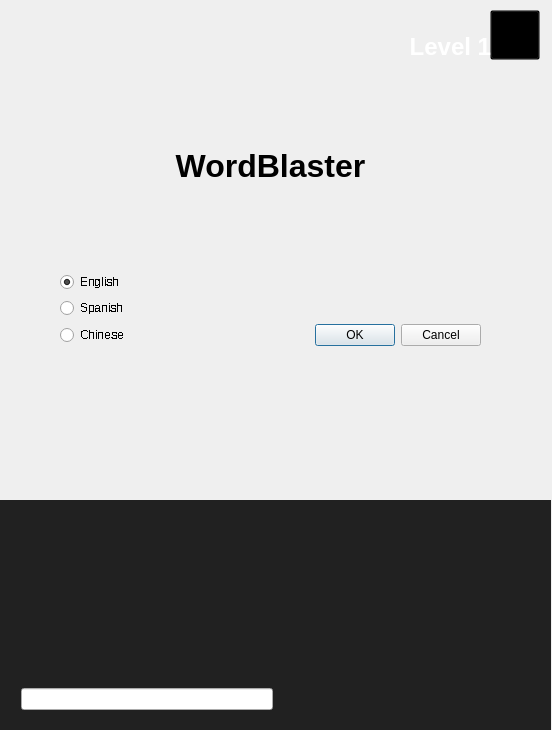
<?xml version="1.0" encoding="UTF-8"?>
<ui version="4.0">
 <class>MainWindow</class>
 <widget class="QMainWindow" name="MainWindow">
  <property name="geometry">
   <rect>
    <x>0</x>
    <y>0</y>
    <width>552</width>
    <height>730</height>
   </rect>
  </property>
  <property name="windowTitle">
   <string>MainWindow</string>
  </property>
  <widget class="QWidget" name="centralWidget">
   <widget class="QWidget" name="gridWidget" native="true">
    <property name="enabled">
     <bool>true</bool>
    </property>
    <property name="geometry">
     <rect>
      <x>30</x>
      <y>100</y>
      <width>481</width>
      <height>261</height>
     </rect>
    </property>
    <property name="font">
     <font>
      <weight>50</weight>
      <italic>false</italic>
      <bold>false</bold>
     </font>
    </property>
    <property name="autoFillBackground">
     <bool>false</bool>
    </property>
    <property name="styleSheet">
     <string notr="true">#gridWidget { border-image: url(Resources/Images/menuBackground.png) 0 0 0 0 stretch stretch; }</string>
    </property>
    <layout class="QVBoxLayout" name="menuContainer">
     <property name="leftMargin">
      <number>30</number>
     </property>
     <property name="topMargin">
      <number>0</number>
     </property>
     <property name="rightMargin">
      <number>30</number>
     </property>
     <property name="bottomMargin">
      <number>15</number>
     </property>
     <item>
      <layout class="QHBoxLayout" name="menuTitleLayout">
       <property name="spacing">
        <number>0</number>
       </property>
       <property name="topMargin">
        <number>0</number>
       </property>
       <property name="rightMargin">
        <number>0</number>
       </property>
       <item>
        <widget class="QWidget" name="menuTitleContainer" native="true">
         <widget class="QLabel" name="menuLabel">
          <property name="enabled">
           <bool>true</bool>
          </property>
          <property name="geometry">
           <rect>
            <x>0</x>
            <y>10</y>
            <width>421</width>
            <height>111</height>
           </rect>
          </property>
          <property name="baseSize">
           <size>
            <width>0</width>
            <height>0</height>
           </size>
          </property>
          <property name="font">
           <font>
            <pointsize>24</pointsize>
            <weight>75</weight>
            <italic>false</italic>
            <bold>true</bold>
            <underline>false</underline>
            <strikeout>false</strikeout>
            <kerning>true</kerning>
           </font>
          </property>
          <property name="autoFillBackground">
           <bool>false</bool>
          </property>
          <property name="styleSheet">
           <string notr="true"/>
          </property>
          <property name="text">
           <string>WordBlaster</string>
          </property>
          <property name="alignment">
           <set>Qt::AlignCenter</set>
          </property>
          <property name="wordWrap">
           <bool>false</bool>
          </property>
          <property name="margin">
           <number>0</number>
          </property>
         </widget>
        </widget>
       </item>
      </layout>
     </item>
     <item>
      <layout class="QGridLayout" name="menuLayout">
       <item row="2" column="0">
        <widget class="QRadioButton" name="chineseButton">
         <property name="font">
          <font>
           <stylestrategy>NoAntialias</stylestrategy>
           <kerning>false</kerning>
          </font>
         </property>
         <property name="text">
          <string>Chinese</string>
         </property>
        </widget>
       </item>
       <item row="0" column="0">
        <widget class="QRadioButton" name="englishButton">
         <property name="sizePolicy">
          <sizepolicy hsizetype="Minimum" vsizetype="Fixed">
           <horstretch>0</horstretch>
           <verstretch>0</verstretch>
          </sizepolicy>
         </property>
         <property name="font">
          <font>
           <stylestrategy>NoAntialias</stylestrategy>
           <kerning>false</kerning>
          </font>
         </property>
         <property name="text">
          <string>English</string>
         </property>
         <property name="checked">
          <bool>true</bool>
         </property>
        </widget>
       </item>
       <item row="1" column="0">
        <widget class="QRadioButton" name="spanishButton">
         <property name="font">
          <font>
           <stylestrategy>NoAntialias</stylestrategy>
           <kerning>false</kerning>
          </font>
         </property>
         <property name="text">
          <string>Spanish</string>
         </property>
        </widget>
       </item>
       <item row="2" column="1">
        <widget class="QDialogButtonBox" name="buttonBox">
         <property name="standardButtons">
          <set>QDialogButtonBox::Cancel|QDialogButtonBox::Ok</set>
         </property>
        </widget>
       </item>
      </layout>
     </item>
    </layout>
   </widget>
   <widget class="QPushButton" name="pauseButton">
    <property name="geometry">
     <rect>
      <x>490</x>
      <y>10</y>
      <width>50</width>
      <height>50</height>
     </rect>
    </property>
    <property name="autoFillBackground">
     <bool>false</bool>
    </property>
    <property name="styleSheet">
     <string notr="true">background-color: transparent;</string>
    </property>
    <property name="text">
     <string/>
    </property>
    <property name="icon">
     <iconset>
      <normaloff>Resources/Images/pause.svg</normaloff>
      <normalon>Resources/Images/play.svg</normalon>Resources/Images/pause.svg</iconset>
    </property>
    <property name="iconSize">
     <size>
      <width>25</width>
      <height>25</height>
     </size>
    </property>
    <property name="checkable">
     <bool>true</bool>
    </property>
    <property name="checked">
     <bool>true</bool>
    </property>
    <property name="default">
     <bool>false</bool>
    </property>
    <property name="flat">
     <bool>true</bool>
    </property>
   </widget>
   <widget class="QWidget" name="wordAreaBackground" native="true">
    <property name="geometry">
     <rect>
      <x>0</x>
      <y>500</y>
      <width>551</width>
      <height>231</height>
     </rect>
    </property>
    <property name="styleSheet">
     <string notr="true">.QWidget
{
background-color: #212121;
border-image: url(Resources/Images/menuBackground.png) 0 0 0 0 stretch stretch;
}</string>
    </property>
    <layout class="QGridLayout" name="gridLayout">
     <item row="0" column="0">
      <layout class="QHBoxLayout" name="layout8">
       <property name="leftMargin">
        <number>10</number>
       </property>
       <property name="topMargin">
        <number>10</number>
       </property>
       <property name="rightMargin">
        <number>10</number>
       </property>
       <property name="bottomMargin">
        <number>10</number>
       </property>
       <item>
        <layout class="QVBoxLayout" name="wordTypeLayout" stretch="0,0">
         <property name="sizeConstraint">
          <enum>QLayout::SetMaximumSize</enum>
         </property>
         <item>
          <layout class="QVBoxLayout" name="wordsLayout">
           <item alignment="Qt::AlignHCenter">
            <widget class="QLabel" name="word0">
             <property name="text">
              <string/>
             </property>
            </widget>
           </item>
           <item alignment="Qt::AlignHCenter">
            <widget class="QLabel" name="word1">
             <property name="text">
              <string/>
             </property>
            </widget>
           </item>
           <item alignment="Qt::AlignHCenter">
            <widget class="QLabel" name="word2">
             <property name="text">
              <string/>
             </property>
            </widget>
           </item>
           <item alignment="Qt::AlignHCenter">
            <widget class="QLabel" name="word3">
             <property name="text">
              <string/>
             </property>
            </widget>
           </item>
          </layout>
         </item>
         <item>
          <widget class="QLineEdit" name="typeWordArea">
           <property name="sizePolicy">
            <sizepolicy hsizetype="Maximum" vsizetype="Fixed">
             <horstretch>0</horstretch>
             <verstretch>0</verstretch>
            </sizepolicy>
           </property>
           <property name="minimumSize">
            <size>
             <width>0</width>
             <height>0</height>
            </size>
           </property>
           <property name="maximumSize">
            <size>
             <width>350</width>
             <height>16777215</height>
            </size>
           </property>
          </widget>
         </item>
        </layout>
       </item>
       <item>
        <layout class="QVBoxLayout" name="scoreLayout">
         <item>
          <widget class="QLabel" name="highScore">
           <property name="sizePolicy">
            <sizepolicy hsizetype="Minimum" vsizetype="Preferred">
             <horstretch>0</horstretch>
             <verstretch>0</verstretch>
            </sizepolicy>
           </property>
           <property name="minimumSize">
            <size>
             <width>100</width>
             <height>0</height>
            </size>
           </property>
           <property name="styleSheet">
            <string notr="true"/>
           </property>
           <property name="text">
            <string/>
           </property>
          </widget>
         </item>
         <item>
          <widget class="QLabel" name="currentScore">
           <property name="sizePolicy">
            <sizepolicy hsizetype="Minimum" vsizetype="Preferred">
             <horstretch>0</horstretch>
             <verstretch>0</verstretch>
            </sizepolicy>
           </property>
           <property name="minimumSize">
            <size>
             <width>100</width>
             <height>0</height>
            </size>
           </property>
           <property name="styleSheet">
            <string notr="true"/>
           </property>
           <property name="text">
            <string/>
           </property>
          </widget>
         </item>
         <item>
          <layout class="QHBoxLayout" name="livesLayout">
           <item alignment="Qt::AlignLeft">
            <widget class="QLabel" name="livesImg">
             <property name="sizePolicy">
              <sizepolicy hsizetype="Minimum" vsizetype="Minimum">
               <horstretch>0</horstretch>
               <verstretch>0</verstretch>
              </sizepolicy>
             </property>
             <property name="minimumSize">
              <size>
               <width>40</width>
               <height>40</height>
              </size>
             </property>
             <property name="text">
              <string/>
             </property>
            </widget>
           </item>
           <item alignment="Qt::AlignLeft">
            <widget class="QLabel" name="xLivesImg">
             <property name="enabled">
              <bool>true</bool>
             </property>
             <property name="sizePolicy">
              <sizepolicy hsizetype="Minimum" vsizetype="Minimum">
               <horstretch>0</horstretch>
               <verstretch>0</verstretch>
              </sizepolicy>
             </property>
             <property name="minimumSize">
              <size>
               <width>20</width>
               <height>20</height>
              </size>
             </property>
             <property name="lineWidth">
              <number>1</number>
             </property>
             <property name="text">
              <string/>
             </property>
            </widget>
           </item>
           <item alignment="Qt::AlignBottom">
            <widget class="QLabel" name="numLives">
             <property name="sizePolicy">
              <sizepolicy hsizetype="Maximum" vsizetype="Preferred">
               <horstretch>0</horstretch>
               <verstretch>0</verstretch>
              </sizepolicy>
             </property>
             <property name="text">
              <string/>
             </property>
            </widget>
           </item>
           <item>
            <spacer name="verticalSpacer">
             <property name="orientation">
              <enum>Qt::Horizontal</enum>
             </property>
             <property name="sizeType">
              <enum>QSizePolicy::Minimum</enum>
             </property>
             <property name="sizeHint" stdset="0">
              <size>
               <width>150</width>
               <height>50</height>
              </size>
             </property>
            </spacer>
           </item>
          </layout>
         </item>
         <item>
          <layout class="QHBoxLayout" name="ammoLayout">
           <item alignment="Qt::AlignLeft">
            <widget class="QLabel" name="ammoImg">
             <property name="sizePolicy">
              <sizepolicy hsizetype="Minimum" vsizetype="Minimum">
               <horstretch>0</horstretch>
               <verstretch>0</verstretch>
              </sizepolicy>
             </property>
             <property name="minimumSize">
              <size>
               <width>40</width>
               <height>40</height>
              </size>
             </property>
             <property name="text">
              <string/>
             </property>
            </widget>
           </item>
           <item alignment="Qt::AlignLeft">
            <widget class="QLabel" name="xAmmoImg">
             <property name="sizePolicy">
              <sizepolicy hsizetype="Minimum" vsizetype="Minimum">
               <horstretch>0</horstretch>
               <verstretch>0</verstretch>
              </sizepolicy>
             </property>
             <property name="minimumSize">
              <size>
               <width>20</width>
               <height>20</height>
              </size>
             </property>
             <property name="text">
              <string/>
             </property>
            </widget>
           </item>
           <item alignment="Qt::AlignRight|Qt::AlignBottom">
            <widget class="QLabel" name="numAmmo">
             <property name="text">
              <string/>
             </property>
            </widget>
           </item>
           <item>
            <spacer name="horizontalSpacer">
             <property name="orientation">
              <enum>Qt::Horizontal</enum>
             </property>
             <property name="sizeType">
              <enum>QSizePolicy::Minimum</enum>
             </property>
             <property name="sizeHint" stdset="0">
              <size>
               <width>150</width>
               <height>20</height>
              </size>
             </property>
            </spacer>
           </item>
          </layout>
         </item>
        </layout>
       </item>
      </layout>
     </item>
    </layout>
   </widget>
   <widget class="shootableLabel" name="pixmapLabel">
    <property name="geometry">
     <rect>
      <x>0</x>
      <y>0</y>
      <width>551</width>
      <height>511</height>
     </rect>
    </property>
    <property name="text">
     <string/>
    </property>
   </widget>
   <widget class="QLabel" name="levelLabel">
    <property name="enabled">
     <bool>true</bool>
    </property>
    <property name="geometry">
     <rect>
      <x>410</x>
      <y>30</y>
      <width>81</width>
      <height>31</height>
     </rect>
    </property>
    <property name="baseSize">
     <size>
      <width>0</width>
      <height>0</height>
     </size>
    </property>
    <property name="font">
     <font>
      <pointsize>18</pointsize>
      <weight>75</weight>
      <italic>false</italic>
      <bold>true</bold>
      <underline>false</underline>
      <strikeout>false</strikeout>
      <kerning>true</kerning>
     </font>
    </property>
    <property name="mouseTracking">
     <bool>false</bool>
    </property>
    <property name="layoutDirection">
     <enum>Qt::RightToLeft</enum>
    </property>
    <property name="autoFillBackground">
     <bool>false</bool>
    </property>
    <property name="styleSheet">
     <string notr="true">color: white;</string>
    </property>
    <property name="text">
     <string>Level 1</string>
    </property>
    <property name="alignment">
     <set>Qt::AlignBottom|Qt::AlignRight|Qt::AlignTrailing</set>
    </property>
    <property name="wordWrap">
     <bool>false</bool>
    </property>
    <property name="margin">
     <number>0</number>
    </property>
   </widget>
   <zorder>pixmapLabel</zorder>
   <zorder>gridWidget</zorder>
   <zorder>pauseButton</zorder>
   <zorder>wordAreaBackground</zorder>
   <zorder>levelLabel</zorder>
  </widget>
 </widget>
 <layoutdefault spacing="6" margin="11"/>
 <customwidgets>
  <customwidget>
   <class>shootableLabel</class>
   <extends>QLabel</extends>
   <header location="global">shootablelabel.h</header>
   <slots>
    <signal>Mouse_Pressed()</signal>
   </slots>
  </customwidget>
 </customwidgets>
 <resources/>
 <connections/>
</ui>
